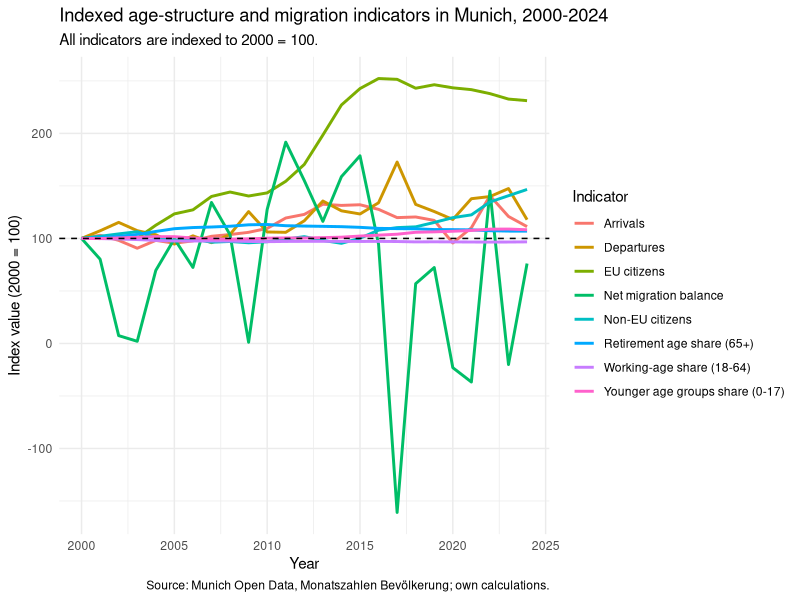

The R script that drew this image:
library(tidyverse)

age_share <- read_csv("data/processed/age_structure_share.csv")
migration_yearly <- read_csv("data/processed/migration_yearly.csv")
eu_non_eu_yearly <- read_csv("data/processed/eu_non_eu_yearly.csv")

age_indicators <- age_share %>%
    filter(year >= 2000, year <= 2024) %>%
    mutate(age_category = case_when(
        age_group == "Rentner*innen (65 Jahre und älter)" ~ "share_65_plus",
        age_group == "18 bis 64 Jahre" ~ "share_working_age", 
        age_group %in% c(
            "noch nicht Schulpflichtige (0 bis 5 Jahre)",
            "Schulpflichtige (6 bis 14 Jahre)",
            "Berufsschulpflichtige (15 bis 17 Jahre)"
    ) ~ "share_younger",
    TRUE ~ NA_character_
    )) %>%
    filter(!is.na(age_category)) %>%
    group_by(year, age_category) %>%
    summarise(
        value = sum(population_share, na.rm = TRUE),
        .groups = "drop"
    ) %>%
    pivot_wider(
        names_from = age_category,
        values_from = value
    )

migration_indicators <- migration_yearly %>%
    filter( year >= 2000, year <= 2024) %>%
    mutate(indicator = case_when(
        MONATSZAHL == "Wanderungssaldo" ~ "migration_balance",
        MONATSZAHL == "Zugezogene" ~ "migration_inflows",
        MONATSZAHL == "Weggezogene" ~ "migration_outflows",
        TRUE ~ NA_character_
    )) %>%
    filter(!is.na(indicator)) %>%
    select(year, indicator, mean_value) %>%
    pivot_wider(
        names_from = indicator,
        values_from = mean_value
    )

eu_non_eu_indicators <- eu_non_eu_yearly %>%
  filter(year >= 2000, year <= 2024) %>%
  mutate(indicator = case_when(
    MONATSZAHL == "EU-Staatsangehörigkeiten" ~ "eu_population",
    MONATSZAHL == "Nicht-EU-Staatsangehörigkeiten" ~ "non_eu_population",
    TRUE ~ NA_character_
  )) %>%
  filter(!is.na(indicator)) %>%
  select(year, indicator, mean_population) %>%
  pivot_wider(
    names_from = indicator,
    values_from = mean_population
  )


age_migration_combined <- age_indicators %>%
    left_join(migration_indicators, by = "year") %>%
    left_join(eu_non_eu_indicators, by = "year")

write_csv(age_migration_combined, "data/processed/age_migration_combined.csv")

age_migration_indexed <- age_migration_combined %>%
    mutate(across(
        -year,
        ~ .x/ .x[year == 2000] * 100
    ))

write_csv(
  age_migration_indexed,
  "data/processed/age_migration_indexed.csv"
)

age_migration_indexed_long <- age_migration_indexed %>%
  pivot_longer(
    cols = -year,
    names_to = "indicator",
    values_to = "index_value"
  ) %>%
  mutate(
    indicator_label = recode(
      indicator,
      "share_65_plus" = "Retirement age share (65+)",
      "share_working_age" = "Working-age share (18-64)",
      "share_younger" = "Younger age groups share (0-17)",
      "migration_balance" = "Net migration balance",
      "migration_inflows" = "Arrivals",
      "migration_outflows" = "Departures",
      "eu_population" = "EU citizens",
      "non_eu_population" = "Non-EU citizens"
    )
  )

age_migration_indexed_plot <- age_migration_indexed_long %>%
  ggplot(aes(x = year, y = index_value, color = indicator_label)) +  
  geom_line(linewidth = 1.0) +
  geom_hline(yintercept = 100, linetype = "dashed", color = "black") +
  labs(
    title = "Indexed age-structure and migration indicators in Munich, 2000-2024",
    subtitle = "All indicators are indexed to 2000 = 100.",
    x = "Year",
    y = "Index value (2000 = 100)",
    color = "Indicator",
    caption = "Source: Munich Open Data, Monatszahlen Bevölkerung; own calculations."
  ) + 
  theme_minimal()

ggsave(
  filename = "figures/age_migration_indexed_plot.png",
  plot = age_migration_indexed_plot,
  width = 10,
  height = 6,
  dpi = 300
)
